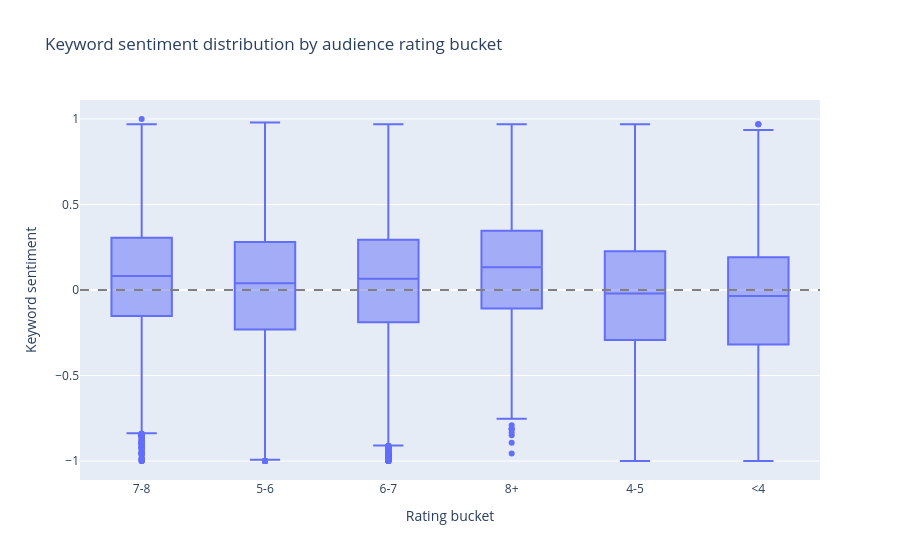

The cell this chart's notebook holds for it:
### Code cell
# Average sentiment by rating bucket
plot_df = enriched[enriched["vote_count"] >= 10].copy()
plot_df["rating_bucket"] = pd.cut(
    plot_df["vote_average"],
    bins=[0, 4, 5, 6, 7, 8, 10],
    labels=["<4", "4-5", "5-6", "6-7", "7-8", "8+"]
)

bucket_agg = (
    plot_df.groupby("rating_bucket", observed=True)["sentiment_weighted"]
    .agg(["mean", "median", "count"])
    .reset_index()
)
print(bucket_agg.to_string(index=False))

fig2 = px.box(
    plot_df,
    x="rating_bucket", y="sentiment_weighted",
    labels={"rating_bucket": "Rating bucket", "sentiment_weighted": "Keyword sentiment"},
    title="Keyword sentiment distribution by audience rating bucket"
)
fig2.add_hline(y=0, line_dash="dash", line_color="gray")
fig2.show()

### Figure 1 — Plotly figure (JSON) as saved in the notebook; plotly's stock layout.template omitted (floating-point values rounded to 4 significant figures; data arrays with more than 128 entries replaced by an {"elided": "..."} marker saying what was removed)
{"data": [{"alignmentgroup": "True", "hovertemplate": "Rating bucket=%{x}<br>Keyword sentiment=%{y}<extra></extra>", "legendgroup": "", "marker": {"color": "#636efa"}, "name": "", "notched": false, "offsetgroup": "", "orientation": "v", "showlegend": false, "type": "box", "x": {"elided": "49084 str values"}, "x0": " ", "xaxis": "x", "y": {"elided": "49084 float values"}, "y0": " ", "yaxis": "y"}], "layout": {"boxmode": "group", "legend": {"tracegroupgap": 0}, "shapes": [{"line": {"color": "gray", "dash": "dash"}, "type": "line", "x0": 0, "x1": 1, "xref": "x domain", "y0": 0, "y1": 0, "yref": "y"}], "title": {"text": "Keyword sentiment distribution by audience rating bucket"}, "xaxis": {"anchor": "y", "domain": [0.0, 1.0], "title": {"text": "Rating bucket"}}, "yaxis": {"anchor": "x", "domain": [0.0, 1.0], "title": {"text": "Keyword sentiment"}}}}
